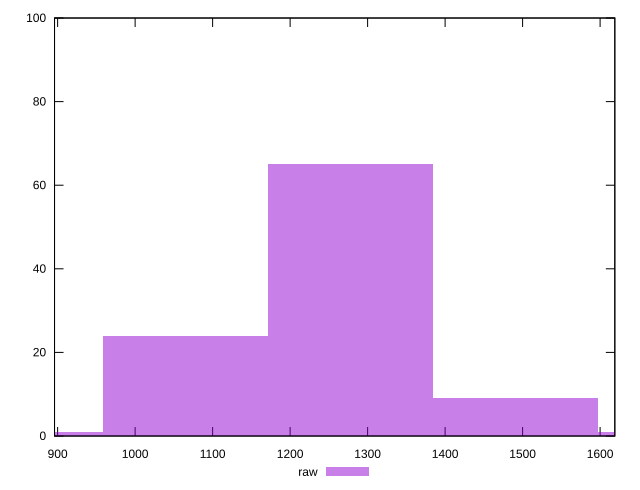

Recreate this plot in gnuplot.
reset

$raw <<EOF
1491.2913478599899 9
1065.2081056142786 24
1278.249726737134 65
1704.3329689828456 1
852.1664844914228 1
EOF

set key outside below
set boxwidth 213.0416211228557
set xrange [896:1619]
set yrange [0:100]
set trange [0:100]
set style fill transparent solid 0.5 noborder
set terminal svg size 640, 490 enhanced background rgb 'white'
set output "reports/report_00028_2021-02-24T12-49-42.674Z/uses-rel-preload/samples/agenda/raw/histogram.svg"

plot $raw title "raw" with boxes

reset
